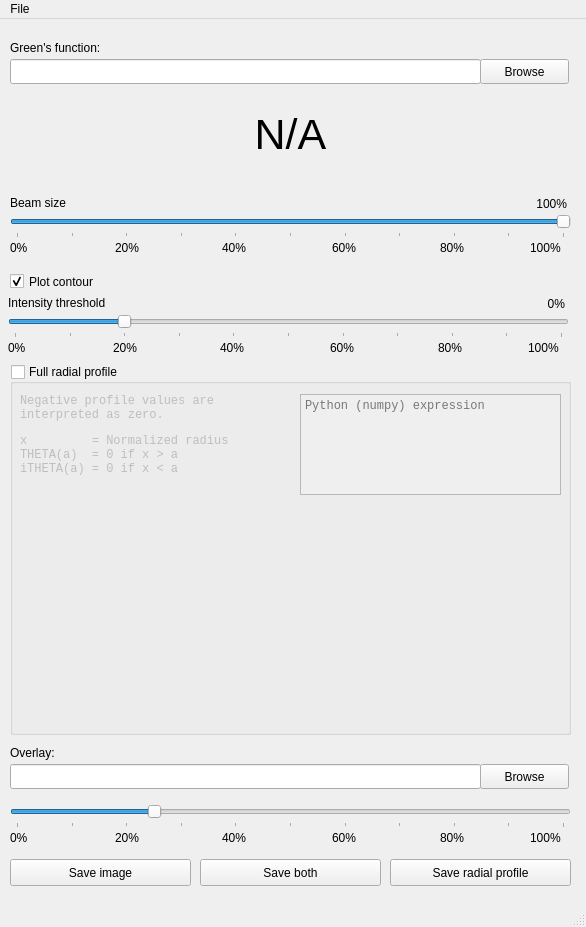
<?xml version="1.0" encoding="UTF-8"?>
<ui version="4.0">
 <class>BeamsizeMeasurement</class>
 <widget class="QMainWindow" name="BeamsizeMeasurement">
  <property name="geometry">
   <rect>
    <x>0</x>
    <y>0</y>
    <width>586</width>
    <height>927</height>
   </rect>
  </property>
  <property name="windowTitle">
   <string>Beam size measurement</string>
  </property>
  <widget class="QWidget" name="centralwidget">
   <widget class="QLineEdit" name="tbGreensFunction">
    <property name="geometry">
     <rect>
      <x>10</x>
      <y>40</y>
      <width>471</width>
      <height>25</height>
     </rect>
    </property>
    <property name="readOnly">
     <bool>true</bool>
    </property>
   </widget>
   <widget class="QLabel" name="label">
    <property name="geometry">
     <rect>
      <x>10</x>
      <y>20</y>
      <width>161</width>
      <height>17</height>
     </rect>
    </property>
    <property name="text">
     <string>Green's function:</string>
    </property>
   </widget>
   <widget class="QPushButton" name="btnBrowse">
    <property name="geometry">
     <rect>
      <x>480</x>
      <y>40</y>
      <width>89</width>
      <height>25</height>
     </rect>
    </property>
    <property name="text">
     <string>Browse</string>
    </property>
   </widget>
   <widget class="QGroupBox" name="gbRadialProfile">
    <property name="geometry">
     <rect>
      <x>10</x>
      <y>345</y>
      <width>561</width>
      <height>371</height>
     </rect>
    </property>
    <property name="title">
     <string>Full radial profile</string>
    </property>
    <property name="checkable">
     <bool>true</bool>
    </property>
    <property name="checked">
     <bool>false</bool>
    </property>
    <widget class="QLabel" name="label_24">
     <property name="geometry">
      <rect>
       <x>10</x>
       <y>30</y>
       <width>271</width>
       <height>111</height>
      </rect>
     </property>
     <property name="font">
      <font>
       <family>Liberation Mono</family>
      </font>
     </property>
     <property name="text">
      <string>&lt;html&gt;&lt;head/&gt;&lt;body&gt;&lt;p&gt;Negative profile values are&lt;br/&gt;interpreted as zero.&lt;/p&gt;&lt;p&gt;x &amp;nbsp;&amp;nbsp;&amp;nbsp;&amp;nbsp;&amp;nbsp;&amp;nbsp;&amp;nbsp; = Normalized radius&lt;br/&gt;THETA(a)&amp;nbsp; = 0 if x &amp;gt; a&lt;br/&gt;iTHETA(a) = 0 if x &amp;lt; a&lt;/p&gt;&lt;/body&gt;&lt;/html&gt;</string>
     </property>
     <property name="alignment">
      <set>Qt::AlignLeading|Qt::AlignLeft|Qt::AlignTop</set>
     </property>
    </widget>
    <widget class="QPlainTextEdit" name="tbRadialProfile">
     <property name="geometry">
      <rect>
       <x>290</x>
       <y>30</y>
       <width>261</width>
       <height>101</height>
      </rect>
     </property>
     <property name="font">
      <font>
       <family>Liberation Mono</family>
      </font>
     </property>
     <property name="placeholderText">
      <string>Python (numpy) expression</string>
     </property>
    </widget>
    <widget class="QWidget" name="widgetRadialProfile" native="true">
     <property name="geometry">
      <rect>
       <x>10</x>
       <y>140</y>
       <width>541</width>
       <height>221</height>
      </rect>
     </property>
    </widget>
   </widget>
   <widget class="QSlider" name="sliderBeamsize">
    <property name="geometry">
     <rect>
      <x>10</x>
      <y>195</y>
      <width>561</width>
      <height>24</height>
     </rect>
    </property>
    <property name="maximum">
     <number>100</number>
    </property>
    <property name="value">
     <number>100</number>
    </property>
    <property name="orientation">
     <enum>Qt::Horizontal</enum>
    </property>
    <property name="tickPosition">
     <enum>QSlider::TicksBelow</enum>
    </property>
    <property name="tickInterval">
     <number>10</number>
    </property>
   </widget>
   <widget class="QLabel" name="lblBeamsize_desc">
    <property name="geometry">
     <rect>
      <x>10</x>
      <y>175</y>
      <width>111</width>
      <height>17</height>
     </rect>
    </property>
    <property name="text">
     <string>Beam size</string>
    </property>
   </widget>
   <widget class="QLabel" name="lblBeamsize0">
    <property name="geometry">
     <rect>
      <x>10</x>
      <y>220</y>
      <width>31</width>
      <height>17</height>
     </rect>
    </property>
    <property name="text">
     <string>0%</string>
    </property>
   </widget>
   <widget class="QLabel" name="lblBeamsize20">
    <property name="geometry">
     <rect>
      <x>115</x>
      <y>220</y>
      <width>31</width>
      <height>17</height>
     </rect>
    </property>
    <property name="text">
     <string>20%</string>
    </property>
   </widget>
   <widget class="QLabel" name="lblBeamsize40">
    <property name="geometry">
     <rect>
      <x>222</x>
      <y>220</y>
      <width>31</width>
      <height>17</height>
     </rect>
    </property>
    <property name="text">
     <string>40%</string>
    </property>
   </widget>
   <widget class="QLabel" name="lblBeamsize60">
    <property name="geometry">
     <rect>
      <x>332</x>
      <y>220</y>
      <width>31</width>
      <height>17</height>
     </rect>
    </property>
    <property name="text">
     <string>60%</string>
    </property>
   </widget>
   <widget class="QLabel" name="lblBeamsize80">
    <property name="geometry">
     <rect>
      <x>440</x>
      <y>220</y>
      <width>31</width>
      <height>17</height>
     </rect>
    </property>
    <property name="text">
     <string>80%</string>
    </property>
   </widget>
   <widget class="QLabel" name="lblBeamsize100">
    <property name="geometry">
     <rect>
      <x>530</x>
      <y>220</y>
      <width>41</width>
      <height>17</height>
     </rect>
    </property>
    <property name="text">
     <string>100%</string>
    </property>
   </widget>
   <widget class="QLabel" name="lblBeamsize">
    <property name="geometry">
     <rect>
      <x>366</x>
      <y>175</y>
      <width>201</width>
      <height>20</height>
     </rect>
    </property>
    <property name="text">
     <string>100%</string>
    </property>
    <property name="alignment">
     <set>Qt::AlignRight|Qt::AlignTrailing|Qt::AlignVCenter</set>
    </property>
   </widget>
   <widget class="QLabel" name="lblIntensity80">
    <property name="geometry">
     <rect>
      <x>438</x>
      <y>320</y>
      <width>31</width>
      <height>17</height>
     </rect>
    </property>
    <property name="text">
     <string>80%</string>
    </property>
   </widget>
   <widget class="QLabel" name="lblIntensity_desc">
    <property name="geometry">
     <rect>
      <x>8</x>
      <y>275</y>
      <width>221</width>
      <height>17</height>
     </rect>
    </property>
    <property name="text">
     <string>Intensity threshold</string>
    </property>
   </widget>
   <widget class="QLabel" name="lblIntensity100">
    <property name="geometry">
     <rect>
      <x>528</x>
      <y>320</y>
      <width>41</width>
      <height>17</height>
     </rect>
    </property>
    <property name="text">
     <string>100%</string>
    </property>
   </widget>
   <widget class="QLabel" name="lblIntensity40">
    <property name="geometry">
     <rect>
      <x>220</x>
      <y>320</y>
      <width>31</width>
      <height>17</height>
     </rect>
    </property>
    <property name="text">
     <string>40%</string>
    </property>
   </widget>
   <widget class="QLabel" name="lblIntensity">
    <property name="geometry">
     <rect>
      <x>364</x>
      <y>275</y>
      <width>201</width>
      <height>20</height>
     </rect>
    </property>
    <property name="text">
     <string>0%</string>
    </property>
    <property name="alignment">
     <set>Qt::AlignRight|Qt::AlignTrailing|Qt::AlignVCenter</set>
    </property>
   </widget>
   <widget class="QSlider" name="sliderIntensity">
    <property name="geometry">
     <rect>
      <x>8</x>
      <y>295</y>
      <width>561</width>
      <height>24</height>
     </rect>
    </property>
    <property name="minimum">
     <number>0</number>
    </property>
    <property name="maximum">
     <number>100</number>
    </property>
    <property name="value">
     <number>20</number>
    </property>
    <property name="orientation">
     <enum>Qt::Horizontal</enum>
    </property>
    <property name="tickPosition">
     <enum>QSlider::TicksBelow</enum>
    </property>
    <property name="tickInterval">
     <number>10</number>
    </property>
   </widget>
   <widget class="QLabel" name="lblIntensity0">
    <property name="geometry">
     <rect>
      <x>8</x>
      <y>320</y>
      <width>31</width>
      <height>17</height>
     </rect>
    </property>
    <property name="text">
     <string>0%</string>
    </property>
   </widget>
   <widget class="QLabel" name="lblIntensity20">
    <property name="geometry">
     <rect>
      <x>113</x>
      <y>320</y>
      <width>31</width>
      <height>17</height>
     </rect>
    </property>
    <property name="text">
     <string>20%</string>
    </property>
   </widget>
   <widget class="QLabel" name="lblIntensity60">
    <property name="geometry">
     <rect>
      <x>330</x>
      <y>320</y>
      <width>31</width>
      <height>17</height>
     </rect>
    </property>
    <property name="text">
     <string>60%</string>
    </property>
   </widget>
   <widget class="QLineEdit" name="tbOverlay">
    <property name="geometry">
     <rect>
      <x>10</x>
      <y>745</y>
      <width>471</width>
      <height>25</height>
     </rect>
    </property>
    <property name="readOnly">
     <bool>true</bool>
    </property>
   </widget>
   <widget class="QPushButton" name="btnBrowseOverlay">
    <property name="geometry">
     <rect>
      <x>480</x>
      <y>745</y>
      <width>89</width>
      <height>25</height>
     </rect>
    </property>
    <property name="text">
     <string>Browse</string>
    </property>
   </widget>
   <widget class="QLabel" name="lblOverlay_desc">
    <property name="geometry">
     <rect>
      <x>10</x>
      <y>725</y>
      <width>67</width>
      <height>17</height>
     </rect>
    </property>
    <property name="text">
     <string>Overlay:</string>
    </property>
   </widget>
   <widget class="QSlider" name="sliderOverlay">
    <property name="geometry">
     <rect>
      <x>10</x>
      <y>785</y>
      <width>561</width>
      <height>24</height>
     </rect>
    </property>
    <property name="maximum">
     <number>100</number>
    </property>
    <property name="value">
     <number>25</number>
    </property>
    <property name="orientation">
     <enum>Qt::Horizontal</enum>
    </property>
    <property name="tickPosition">
     <enum>QSlider::TicksBelow</enum>
    </property>
    <property name="tickInterval">
     <number>10</number>
    </property>
   </widget>
   <widget class="QLabel" name="lblOverlay40">
    <property name="geometry">
     <rect>
      <x>222</x>
      <y>810</y>
      <width>31</width>
      <height>17</height>
     </rect>
    </property>
    <property name="text">
     <string>40%</string>
    </property>
   </widget>
   <widget class="QLabel" name="lblOverlay0">
    <property name="geometry">
     <rect>
      <x>10</x>
      <y>810</y>
      <width>31</width>
      <height>17</height>
     </rect>
    </property>
    <property name="text">
     <string>0%</string>
    </property>
   </widget>
   <widget class="QLabel" name="lblOverlay60">
    <property name="geometry">
     <rect>
      <x>332</x>
      <y>810</y>
      <width>31</width>
      <height>17</height>
     </rect>
    </property>
    <property name="text">
     <string>60%</string>
    </property>
   </widget>
   <widget class="QLabel" name="lblOverlay20">
    <property name="geometry">
     <rect>
      <x>115</x>
      <y>810</y>
      <width>31</width>
      <height>17</height>
     </rect>
    </property>
    <property name="text">
     <string>20%</string>
    </property>
   </widget>
   <widget class="QLabel" name="lblOverlay100">
    <property name="geometry">
     <rect>
      <x>530</x>
      <y>810</y>
      <width>41</width>
      <height>17</height>
     </rect>
    </property>
    <property name="text">
     <string>100%</string>
    </property>
   </widget>
   <widget class="QLabel" name="lblOverlay80">
    <property name="geometry">
     <rect>
      <x>440</x>
      <y>810</y>
      <width>31</width>
      <height>17</height>
     </rect>
    </property>
    <property name="text">
     <string>80%</string>
    </property>
   </widget>
   <widget class="QLabel" name="lblBeamRadius">
    <property name="geometry">
     <rect>
      <x>10</x>
      <y>80</y>
      <width>561</width>
      <height>71</height>
     </rect>
    </property>
    <property name="font">
     <font>
      <pointsize>32</pointsize>
     </font>
    </property>
    <property name="text">
     <string>N/A</string>
    </property>
    <property name="alignment">
     <set>Qt::AlignCenter</set>
    </property>
   </widget>
   <widget class="QCheckBox" name="cbContour">
    <property name="geometry">
     <rect>
      <x>10</x>
      <y>250</y>
      <width>281</width>
      <height>25</height>
     </rect>
    </property>
    <property name="text">
     <string>Plot contour</string>
    </property>
    <property name="checked">
     <bool>true</bool>
    </property>
   </widget>
   <widget class="QPushButton" name="btnSaveImage">
    <property name="geometry">
     <rect>
      <x>10</x>
      <y>840</y>
      <width>181</width>
      <height>27</height>
     </rect>
    </property>
    <property name="text">
     <string>Save image</string>
    </property>
   </widget>
   <widget class="QPushButton" name="btnSaveProfile">
    <property name="enabled">
     <bool>true</bool>
    </property>
    <property name="geometry">
     <rect>
      <x>390</x>
      <y>840</y>
      <width>181</width>
      <height>27</height>
     </rect>
    </property>
    <property name="text">
     <string>Save radial profile</string>
    </property>
   </widget>
   <widget class="QPushButton" name="btnSaveBoth">
    <property name="enabled">
     <bool>true</bool>
    </property>
    <property name="geometry">
     <rect>
      <x>200</x>
      <y>840</y>
      <width>181</width>
      <height>27</height>
     </rect>
    </property>
    <property name="text">
     <string>Save both</string>
    </property>
   </widget>
  </widget>
  <widget class="QMenuBar" name="menubar">
   <property name="geometry">
    <rect>
     <x>0</x>
     <y>0</y>
     <width>586</width>
     <height>24</height>
    </rect>
   </property>
   <widget class="QMenu" name="menuFile">
    <property name="title">
     <string>File</string>
    </property>
    <addaction name="actionSave"/>
    <addaction name="separator"/>
    <addaction name="actionExit"/>
   </widget>
   <addaction name="menuFile"/>
  </widget>
  <widget class="QStatusBar" name="statusbar"/>
  <action name="actionSave">
   <property name="text">
    <string>Save as...</string>
   </property>
  </action>
  <action name="actionExit">
   <property name="text">
    <string>Exit</string>
   </property>
  </action>
 </widget>
 <resources/>
 <connections/>
</ui>
